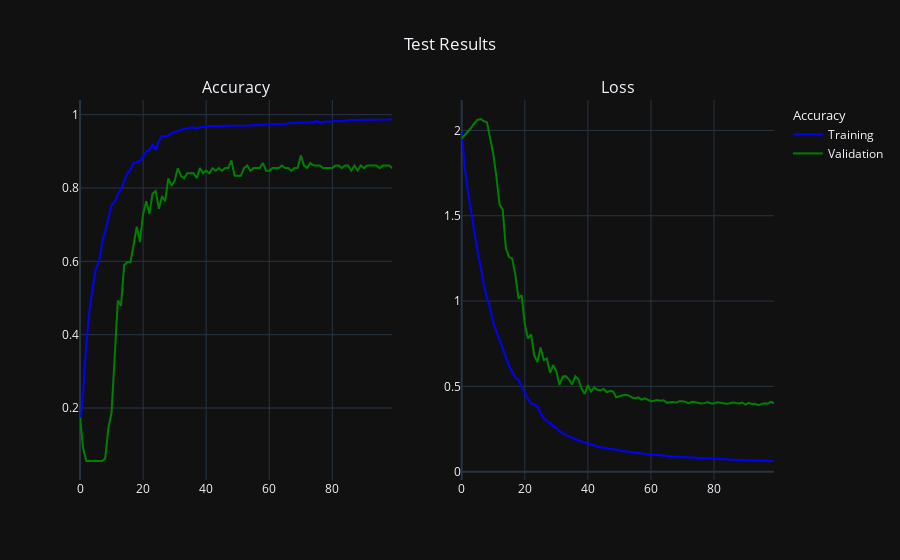

Here is the notebook cell this chart was saved with:
### Code cell
# plot the results
epochs_range = np.arange(len(history.history['accuracy']))
fig = make_subplots(rows=1, cols=2, subplot_titles=('Accuracy', 'Loss'))

fig.add_trace(
    go.Scatter(
        x=epochs_range, y=history.history['accuracy'],
        name='Training', legendgroup='accuracy', mode='lines',  line=dict(color='blue'),
        legendgrouptitle_text='Accuracy'), row=1, col=1)
fig.add_trace(go.Scatter(x=epochs_range, y=history.history['val_accuracy'], mode='lines',  line=dict(color='green'),
    name='Validation', legendgroup='accuracy'), row=1, col=1)

fig.add_trace(
    go.Scatter(x=epochs_range, y=history.history['loss'], line=dict(color='blue'),
    mode='lines', showlegend=False), row=1, col=2)
fig.add_trace(
    go.Scatter(x=epochs_range, y=history.history['val_loss'], line=dict(color='green'),
    mode='lines', showlegend=False), row=1, col=2)


fig.update_layout(
    template='plotly_dark',
    title="Test Results",
    title_x=0.5
    ## xaxis_title="Epochs"
    ## yaxis_title="LR Value",)
)

# save and display the plot image
pio.write_image(fig, "./tests/history.png", scale=6, width=1000, height=600)
fig.show()
